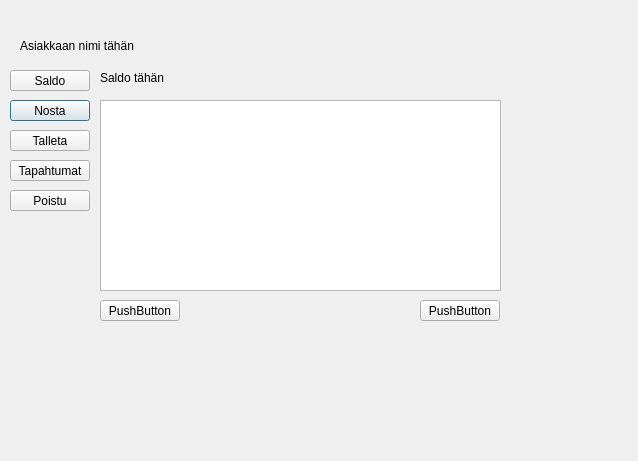
<?xml version="1.0" encoding="UTF-8"?>
<ui version="4.0">
 <class>BankUI</class>
 <widget class="QDialog" name="BankUI">
  <property name="geometry">
   <rect>
    <x>0</x>
    <y>0</y>
    <width>638</width>
    <height>461</height>
   </rect>
  </property>
  <property name="windowTitle">
   <string>Dialog</string>
  </property>
  <widget class="QPushButton" name="NostaBtn">
   <property name="geometry">
    <rect>
     <x>10</x>
     <y>100</y>
     <width>80</width>
     <height>21</height>
    </rect>
   </property>
   <property name="text">
    <string>Nosta</string>
   </property>
  </widget>
  <widget class="QPushButton" name="TalletaBtn">
   <property name="geometry">
    <rect>
     <x>10</x>
     <y>130</y>
     <width>80</width>
     <height>21</height>
    </rect>
   </property>
   <property name="text">
    <string>Talleta</string>
   </property>
  </widget>
  <widget class="QPushButton" name="SaldoBtn">
   <property name="geometry">
    <rect>
     <x>10</x>
     <y>70</y>
     <width>80</width>
     <height>21</height>
    </rect>
   </property>
   <property name="text">
    <string>Saldo</string>
   </property>
  </widget>
  <widget class="QPushButton" name="PoistuBtn">
   <property name="geometry">
    <rect>
     <x>10</x>
     <y>190</y>
     <width>80</width>
     <height>21</height>
    </rect>
   </property>
   <property name="text">
    <string>Poistu</string>
   </property>
  </widget>
  <widget class="QLabel" name="Asiakkaan_nimi_label">
   <property name="geometry">
    <rect>
     <x>20</x>
     <y>30</y>
     <width>121</width>
     <height>31</height>
    </rect>
   </property>
   <property name="text">
    <string>Asiakkaan nimi tähän</string>
   </property>
  </widget>
  <widget class="QLabel" name="saldo_label">
   <property name="geometry">
    <rect>
     <x>100</x>
     <y>70</y>
     <width>81</width>
     <height>16</height>
    </rect>
   </property>
   <property name="text">
    <string>Saldo tähän</string>
   </property>
  </widget>
  <widget class="QPushButton" name="TapahtumatBtn">
   <property name="geometry">
    <rect>
     <x>10</x>
     <y>160</y>
     <width>80</width>
     <height>21</height>
    </rect>
   </property>
   <property name="text">
    <string>Tapahtumat</string>
   </property>
  </widget>
  <widget class="QListWidget" name="TapahtumaList">
   <property name="geometry">
    <rect>
     <x>100</x>
     <y>100</y>
     <width>401</width>
     <height>191</height>
    </rect>
   </property>
  </widget>
  <widget class="QPushButton" name="pushButton">
   <property name="geometry">
    <rect>
     <x>420</x>
     <y>300</y>
     <width>80</width>
     <height>21</height>
    </rect>
   </property>
   <property name="text">
    <string>PushButton</string>
   </property>
  </widget>
  <widget class="QPushButton" name="pushButton_2">
   <property name="geometry">
    <rect>
     <x>100</x>
     <y>300</y>
     <width>80</width>
     <height>21</height>
    </rect>
   </property>
   <property name="text">
    <string>PushButton</string>
   </property>
  </widget>
 </widget>
 <resources/>
 <connections/>
</ui>
